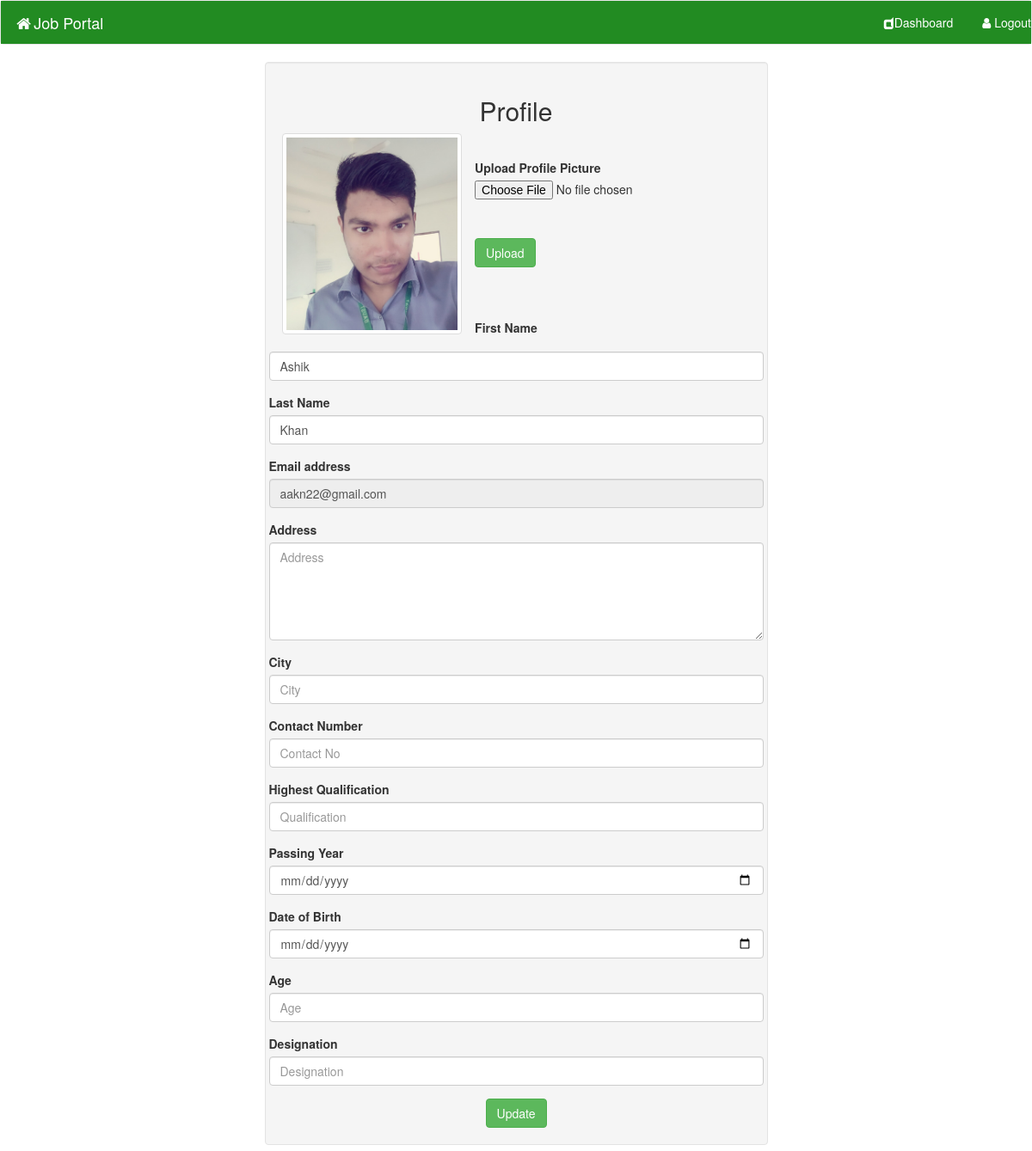
Page /user/profile.php (signed in) on the committed database.
### tables this page shows
CREATE TABLE `users` (
  `id_user` int(11) NOT NULL,
  `firstname` varchar(255) NOT NULL,
  `lastname` varchar(255) NOT NULL,
  `email` varchar(255) NOT NULL,
  `password` varchar(255) NOT NULL,
  `address` text,
  `city` varchar(255) DEFAULT NULL,
  `contactno` varchar(255) DEFAULT NULL,
  `qualification` varchar(255) DEFAULT NULL,
  `passingyear` varchar(255) DEFAULT NULL,
  `dob` varchar(255) DEFAULT NULL,
  `age` varchar(255) DEFAULT NULL,
  `designation` varchar(255) DEFAULT NULL,
  `Resume` varchar(5000) DEFAULT NULL,
  `ProPic` varchar(300) DEFAULT NULL
);

### user/profile.php (the view, shortened to what this page needs)
<?php
  require_once("../db.php");
?>
<!DOCTYPE html>
<html lang="en">
  <head>
    <link rel="stylesheet" href="https://maxcdn.bootstrapcdn.com/bootstrap/3.3.7/css/bootstrap.min.css">
    <link rel="stylesheet" href="https://cdnjs.cloudflare.com/ajax/libs/font-awesome/4.7.0/css/font-awesome.min.css">
  </head>
  <body>
    <header>
	<nav class="navbar navbar-default">
  <div class="topnav">
    <div class="navbar-header">
      <a class="navbar-brand" href="../index.php" style="text-decoration:none; color:white;"><i class="fa fa-fw fa-home"></i>Job Portal</a>
    </div>
    <div class="topnav">
      <ul class="nav navbar-nav navbar-right">
        <li><a href="dashboard.php" style="text-decoration:none; color:white;"><i class="fa fa-dashcube"></i>Dashboard</a></li>
        <li><a href="../logout.php" style="text-decoration:none; color:white;"><i class="fa fa-fw fa-user"></i>Logout</a></li>
      </ul>
    </div>
   </div>
  </nav>
</header>
<section>
<div class="container">
  <div class="row">
    <div class="col-md-6 col-md-offset-3 well">
      <h2 class="text-center">Profile</h2>
      <form method="post" enctype="multipart/form-data">
        <?php
        $sql="SELECT * FROM users WHERE id_user='$_SESSION[id_user]'";
        $result=$conn->query($sql);
        if($result->num_rows > 0){
          while($row = $result->fetch_assoc()){
        ?>
        <div class="row">
         <div class="col-sm-3 col-md-5">
           <div class="thumbnail">
             <img src="PC/<?php echo $row['ProPic'] ?>" alt="PC/<?php echo $row['ProPic'] ?>" title="PC/<?php echo $row['ProPic'] ?>"
           </div>
         </div>
       </div>
       <p><br/></p>
       <div class="form-group">
         <label for="picture">Upload Profile Picture</label>
         <input type="file" id="picture" name="picture">
       </div>
       <p><br/></p>
       <button type="submit" class="btn btn-success">Upload</button>
       <?php
            }
          }
       ?>
     </form>
     <p><br/></p>
     <p><br/></p>
        <form method="post" action="updateprofile.php">
          <?php
          $sql="SELECT * FROM users WHERE id_user='$_SESSION[id_user]'";
          $result=$conn->query($sql);
          if($result->num_rows > 0){
            while($row = $result->fetch_assoc()){
          ?>
          <div class="form-group">
            <label for="fname">First Name</label>
            <input type="text" class="form-control" id="fname" name="fname" placeholder="First Name" value="<?php echo $row['firstname']; ?>" required="">
          </div>
          <div class="form-group">
            <label for="lname">Last Name</label>
            <input type="text" class="form-control" id="lname" name="lname" placeholder="Last Name" value="<?php echo $row['lastname']; ?>" required="">
          </div>
          <div class="form-group">
            <label for="email">Email address</label>
            <input type="email" class="form-control" id="email" placeholder="Email" value="<?php echo $row['email']; ?>" readonly>
         </div>
         <div class="form-group">
           <label for="address">Address</label>
           <textarea id="address" name="address" class="form-control" rows="5" placeholder="Address" ><?php echo $row['address']; ?></textarea>
         </div>
         <div class="form-group">
           <label for="city">City</label>
           <input type="text" class="form-control" id="city" name="city" placeholder="City" value="<?php echo $row['city']; ?>">
         </div>
         <div class="form-group">
           <label for="contactno">Contact Number</label>
           <input type="text" class="form-control" id="contactno" name="contactno" placeholder="Contact No" value="<?php echo $row['contactno']; ?>">
         </div>
         <div class="form-group">
           <label for="qualification">Highest Qualification</label>
           <input type="text" class="form-control" id="qualification" name="qualification" placeholder="Qualification" value="<?php echo $row['qualification']; ?>">
         </div>
         <div class="form-group">
           <label for="passingyear">Passing Year</label>
           <input type="date" class="form-control" id="passingyear" name="passingyear" placeholder="Passing Year" value="<?php echo $row['passingyear']; ?>">
         </div>
         <div class="form-group">
           <label for="dob">Date of Birth</label>
           <input type="date" class="form-control" id="dob" name="dob" placeholder="Date of Birth" value="<?php echo $row['dob']; ?>">
         </div>
         <div class="form-group">
           <label for="age">Age</label>
           <input type="text" class="form-control" id="age" name="age" placeholder="Age" value="<?php echo $row['age']; ?>">
         </div>
         <div class="form-group">
           <label for="designation">Designation</label>
           <input type="text" class="form-control" id="designation" name="designation" placeholder="Designation" value="<?php echo $row['designation']; ?>">
         </div>
         <div class="text-center">
           <button type="submit" class="btn btn-success">Update</button>
         </div>
         <?php
              }
            }
         ?>
       </form>
     </div>
   </div>
</div>
</section>
  </body>
</html>

### user/profile.php (style rules this page uses)
* { box-sizing: border-box; }
.topnav { overflow: hidden; background-color: #228B22; }

### rows in the picture
users: ProPic (picture), fname "Ashik", lname "Khan", email "aakn22@gmail.com"
